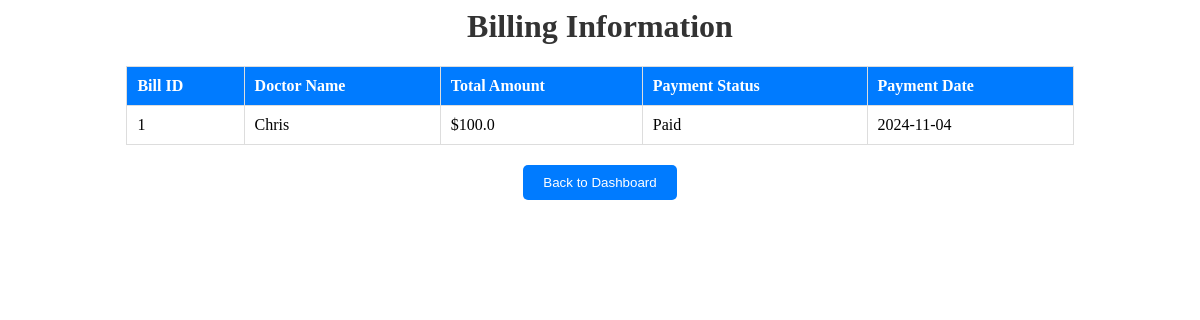
The app's page /view_billing/4, older data.
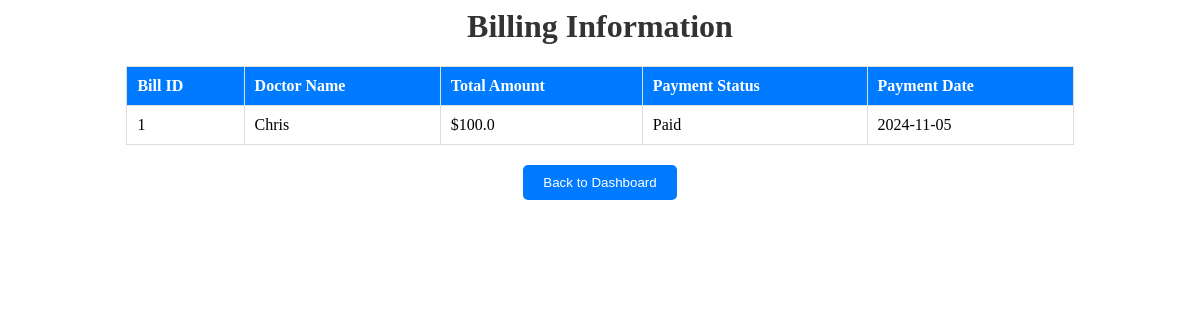
The same page, newer data.
### tables this page shows
CREATE TABLE "billing" (
    id INTEGER PRIMARY KEY AUTOINCREMENT,
    patient_id INTEGER,
    doctor_id INTEGER,
    total_amount REAL NOT NULL,
    payment_status TEXT NOT NULL,
    payment_date TEXT,
    UNIQUE (patient_id, doctor_id),
    FOREIGN KEY (patient_id) REFERENCES patients (id),
    FOREIGN KEY (doctor_id) REFERENCES doctors (id)
);

CREATE TABLE doctors (
                    id INTEGER PRIMARY KEY AUTOINCREMENT,
                    name TEXT NOT NULL,
                    specialization TEXT NOT NULL,
                    loginid TEXT UNIQUE NOT NULL,
                    password TEXT NOT NULL,
                    email TEXT NOT NULL
                );

### app.py (the view)
@app.route('/view_billing/<int:patient_id>', methods=['GET'])
def view_billing(patient_id):
    billing_info = query_db('''
        SELECT b.id, p.name AS patient_name, d.name AS doctor_name, b.total_amount, b.payment_status, b.payment_date
        FROM billing b
        JOIN patients p ON b.patient_id = p.id
        JOIN doctors d ON b.doctor_id = d.id
        WHERE b.patient_id = ?
    ''', [patient_id])
    return render_template('view_billing.html', billing_info=billing_info)

### db_helpers.py (called while the page is built)
def get_db_connection():
    conn = sqlite3.connect('hospital_management.db')
    conn.row_factory = sqlite3.Row
    conn.execute("PRAGMA foreign_keys = ON")  # Enable foreign keys
    return conn

def query_db(query, args=(), one=False):
    conn = get_db_connection()  # Make sure you're getting the connection here
    cur = conn.execute(query, args)
    rv = [dict(row) for row in cur.fetchall()]
    cur.close()
    return (rv[0] if rv else None) if one else rv

### templates/view_billing.html
{% block content %}
<h1 style="text-align: center; color: #333;">Billing Information</h1>
{% if billing_info %}
    <table style="width: 80%; margin: 20px auto; border-collapse: collapse; text-align: left; border: 1px solid #ddd;">
        <thead>
            <tr style="background-color: #007BFF; color: white;">
                <th style="padding: 10px; border: 1px solid #ddd;">Bill ID</th>
                <th style="padding: 10px; border: 1px solid #ddd;">Doctor Name</th>
                <th style="padding: 10px; border: 1px solid #ddd;">Total Amount</th>
                <th style="padding: 10px; border: 1px solid #ddd;">Payment Status</th>
                <th style="padding: 10px; border: 1px solid #ddd;">Payment Date</th>
            </tr>
        </thead>
        <tbody>
            {% for bill in billing_info %}
            <tr>
                <td style="padding: 10px; border: 1px solid #ddd;">{{ bill.id }}</td>
                <td style="padding: 10px; border: 1px solid #ddd;">{{ bill.doctor_name }}</td>
                <td style="padding: 10px; border: 1px solid #ddd;">${{ bill.total_amount }}</td>
                <td style="padding: 10px; border: 1px solid #ddd;">{{ bill.payment_status }}</td>
                <td style="padding: 10px; border: 1px solid #ddd;">{{ bill.payment_date }}</td>
            </tr>
            {% endfor %}
        </tbody>
    </table>
{% else %}
    <p style="text-align: center; color: red; font-weight: bold;">No billing information available.</p>
{% endif %}
<div style="text-align: center; margin: 20px;">
    <button onclick="window.location.href='{{ url_for('patient_dashboard') }}'"
            style="padding: 10px 20px; background-color: #007BFF; color: white; border: none; border-radius: 5px; cursor: pointer;">
        Back to Dashboard
    </button>
</div>
{% endblock %}

Row changes from the older to the newer data that the page shows:
changed billing "Paid": payment_date "2024-11-04" → "2024-11-05"
